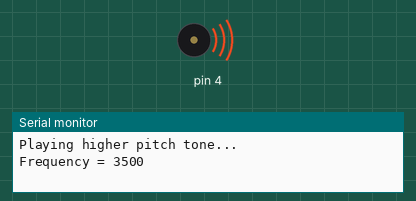
A sketch run on a simulated Arduino Uno, built with avr-gcc and run on an emulated ATmega328P. Parts: buzzer (waves = sounding), the last lines printed to the serial monitor.

Above: at 0.1 s.
At 3.6 s:
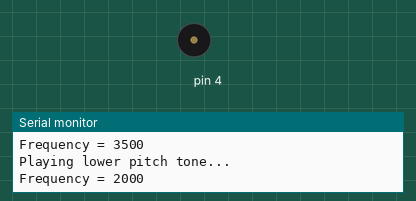
Timing chart, 0 to 5.1 s (numbered marks = the images above):
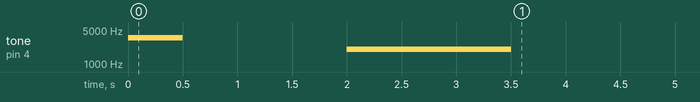

The sketch:

FunctionCallWithParameters.ino
```cpp
// Robotics with the BOE Shield – FunctionCallWithParameter
// This program demonstrates a function call with a parameter.

void setup() {
  Serial.begin(9600);

  Serial.println("Playing higher pitch tone...");

  pitch(3500, 500);         // pitch function call passes 3500 to Hz parameter

  delay(1000);

  Serial.println("Playing lower pitch tone...");

  pitch(2000, 1500);         // pitch function call passes 2000 to Hz parameter

  delay(1000);
}

void loop()
{
}

void pitch(int Hz, int ms)     // pitch function with Hz declared as a parameter
{
  Serial.print("Frequency = ");
  Serial.println(Hz);
  tone(4, Hz, ms);
  delay(1000);
}
```
